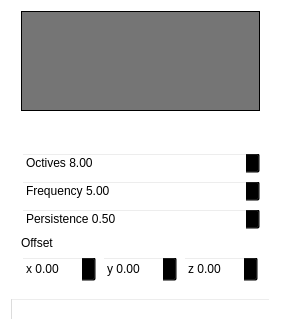
<?xml version="1.0" encoding="UTF-8"?>
<ui version="4.0">
 <class>SimplexNoiseNode</class>
 <widget class="QWidget" name="SimplexNoiseNode">
  <property name="geometry">
   <rect>
    <x>0</x>
    <y>0</y>
    <width>281</width>
    <height>331</height>
   </rect>
  </property>
  <property name="minimumSize">
   <size>
    <width>281</width>
    <height>0</height>
   </size>
  </property>
  <property name="windowTitle">
   <string>Form</string>
  </property>
  <property name="windowOpacity">
   <double>1.000000000000000</double>
  </property>
  <property name="toolTip">
   <string>Generate smooth random terrain</string>
  </property>
  <property name="styleSheet">
   <string notr="true">background-color:  rgba(0,0,0,0)</string>
  </property>
  <layout class="QVBoxLayout" name="verticalLayout">
   <item>
    <layout class="QHBoxLayout" name="horizontalLayout_2">
     <item>
      <spacer name="horizontalSpacer">
       <property name="orientation">
        <enum>Qt::Horizontal</enum>
       </property>
       <property name="sizeHint" stdset="0">
        <size>
         <width>40</width>
         <height>20</height>
        </size>
       </property>
      </spacer>
     </item>
     <item>
      <widget class="QLabel" name="label_pixmap">
       <property name="sizePolicy">
        <sizepolicy hsizetype="Fixed" vsizetype="Fixed">
         <horstretch>0</horstretch>
         <verstretch>0</verstretch>
        </sizepolicy>
       </property>
       <property name="minimumSize">
        <size>
         <width>239</width>
         <height>100</height>
        </size>
       </property>
       <property name="maximumSize">
        <size>
         <width>239</width>
         <height>100</height>
        </size>
       </property>
       <property name="toolTip">
        <string>Resulting Texture</string>
       </property>
       <property name="autoFillBackground">
        <bool>false</bool>
       </property>
       <property name="styleSheet">
        <string notr="true">QLabel{ background-color: rgba(117,117,117, 255); border: 1px solid black; }</string>
       </property>
       <property name="text">
        <string/>
       </property>
       <property name="alignment">
        <set>Qt::AlignCenter</set>
       </property>
      </widget>
     </item>
     <item>
      <spacer name="horizontalSpacer_2">
       <property name="orientation">
        <enum>Qt::Horizontal</enum>
       </property>
       <property name="sizeHint" stdset="0">
        <size>
         <width>40</width>
         <height>20</height>
        </size>
       </property>
      </spacer>
     </item>
    </layout>
   </item>
   <item>
    <widget class="QScrollArea" name="scrollArea">
     <property name="styleSheet">
      <string notr="true"/>
     </property>
     <property name="widgetResizable">
      <bool>true</bool>
     </property>
     <widget class="QWidget" name="scrollAreaWidgetContents_3">
      <property name="geometry">
       <rect>
        <x>0</x>
        <y>0</y>
        <width>257</width>
        <height>170</height>
       </rect>
      </property>
      <layout class="QVBoxLayout" name="verticalLayout_2">
       <item>
        <spacer name="verticalSpacer">
         <property name="orientation">
          <enum>Qt::Vertical</enum>
         </property>
         <property name="sizeHint" stdset="0">
          <size>
           <width>20</width>
           <height>40</height>
          </size>
         </property>
        </spacer>
       </item>
       <item>
        <widget class="QDoubleSpinBox" name="spin_octives">
         <property name="toolTip">
          <string>Level of detail</string>
         </property>
         <property name="prefix">
          <string>Octives </string>
         </property>
         <property name="decimals">
          <number>2</number>
         </property>
         <property name="maximum">
          <double>64.000000000000000</double>
         </property>
         <property name="stepType">
          <enum>QAbstractSpinBox::AdaptiveDecimalStepType</enum>
         </property>
         <property name="value">
          <double>8.000000000000000</double>
         </property>
        </widget>
       </item>
       <item>
        <widget class="QDoubleSpinBox" name="spin_frequency">
         <property name="toolTip">
          <string>Scale of the texture</string>
         </property>
         <property name="prefix">
          <string>Frequency </string>
         </property>
         <property name="maximum">
          <double>100.000000000000000</double>
         </property>
         <property name="singleStep">
          <double>0.100000000000000</double>
         </property>
         <property name="stepType">
          <enum>QAbstractSpinBox::AdaptiveDecimalStepType</enum>
         </property>
         <property name="value">
          <double>5.000000000000000</double>
         </property>
        </widget>
       </item>
       <item>
        <widget class="QDoubleSpinBox" name="spin_persistence">
         <property name="toolTip">
          <string>Relative blending</string>
         </property>
         <property name="prefix">
          <string>Persistence </string>
         </property>
         <property name="maximum">
          <double>20.000000000000000</double>
         </property>
         <property name="singleStep">
          <double>0.010000000000000</double>
         </property>
         <property name="stepType">
          <enum>QAbstractSpinBox::AdaptiveDecimalStepType</enum>
         </property>
         <property name="value">
          <double>0.500000000000000</double>
         </property>
        </widget>
       </item>
       <item>
        <widget class="QLabel" name="label_6">
         <property name="text">
          <string>Offset</string>
         </property>
        </widget>
       </item>
       <item>
        <layout class="QHBoxLayout" name="horizontalLayout">
         <item>
          <widget class="QDoubleSpinBox" name="spin_x">
           <property name="minimumSize">
            <size>
             <width>75</width>
             <height>26</height>
            </size>
           </property>
           <property name="maximumSize">
            <size>
             <width>75</width>
             <height>16777215</height>
            </size>
           </property>
           <property name="toolTip">
            <string>Shift image left/right</string>
           </property>
           <property name="prefix">
            <string>x </string>
           </property>
           <property name="minimum">
            <double>-1000.000000000000000</double>
           </property>
           <property name="maximum">
            <double>1000.000000000000000</double>
           </property>
           <property name="stepType">
            <enum>QAbstractSpinBox::AdaptiveDecimalStepType</enum>
           </property>
          </widget>
         </item>
         <item>
          <widget class="QDoubleSpinBox" name="spin_y">
           <property name="minimumSize">
            <size>
             <width>75</width>
             <height>26</height>
            </size>
           </property>
           <property name="maximumSize">
            <size>
             <width>75</width>
             <height>16777215</height>
            </size>
           </property>
           <property name="toolTip">
            <string>Shift image up/down</string>
           </property>
           <property name="prefix">
            <string>y </string>
           </property>
           <property name="minimum">
            <double>-1000.000000000000000</double>
           </property>
           <property name="maximum">
            <double>1000.000000000000000</double>
           </property>
           <property name="stepType">
            <enum>QAbstractSpinBox::AdaptiveDecimalStepType</enum>
           </property>
          </widget>
         </item>
         <item>
          <widget class="QDoubleSpinBox" name="spin_z">
           <property name="minimumSize">
            <size>
             <width>75</width>
             <height>26</height>
            </size>
           </property>
           <property name="maximumSize">
            <size>
             <width>75</width>
             <height>16777215</height>
            </size>
           </property>
           <property name="toolTip">
            <string>Shift image in/out</string>
           </property>
           <property name="prefix">
            <string>z </string>
           </property>
           <property name="minimum">
            <double>-1000.000000000000000</double>
           </property>
           <property name="maximum">
            <double>1000.000000000000000</double>
           </property>
           <property name="stepType">
            <enum>QAbstractSpinBox::AdaptiveDecimalStepType</enum>
           </property>
          </widget>
         </item>
        </layout>
       </item>
      </layout>
     </widget>
    </widget>
   </item>
   <item>
    <widget class="QProgressBar" name="progress">
     <property name="value">
      <number>0</number>
     </property>
     <property name="textVisible">
      <bool>false</bool>
     </property>
    </widget>
   </item>
  </layout>
 </widget>
 <resources/>
 <connections/>
</ui>
